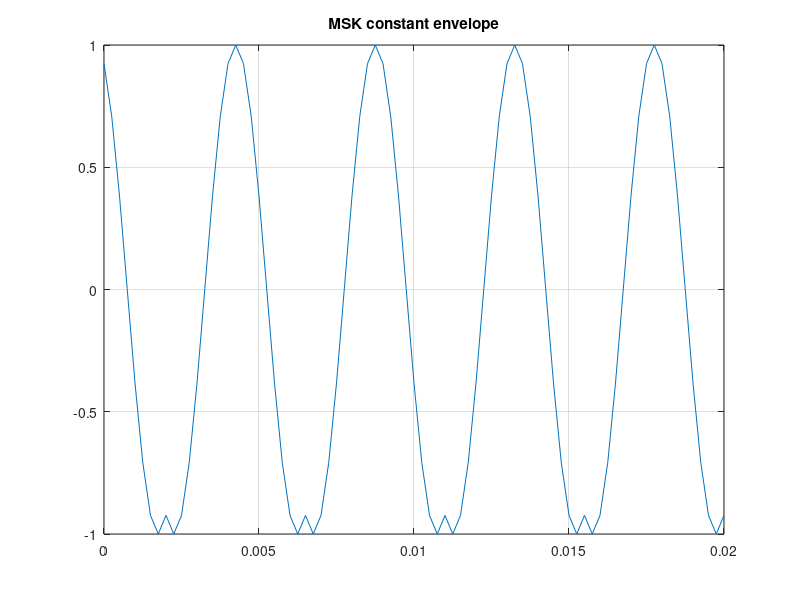

Recreate this plot in MATLAB.
% MSK
% Непрерывная фаза, постоянная огибающая

bitRate = 10;
fs2 = 4000;
tt = 0:1/fs2:0.02;
data = repelem(randi([0 1], 1, 10), max(1, ceil(numel(tt)/10)));
data = data(1:numel(tt));
phM = 2*pi*cumsum(data - 0.5)/(2*fs2)*1000;
figure;
plot(tt(1:numel(phM)), cos(phM));
title('MSK constant envelope'); grid on;

%{
@play
{
 "title": "MSK",
 "groups": [
  {
   "name": "Сигнал",
   "controls": [
    {
     "var": "bitRate",
     "label": "Бит/с ×10³",
     "min": 1,
     "max": 20,
     "step": 1,
     "default": 10
    }
   ]
  }
 ]
}
%}
